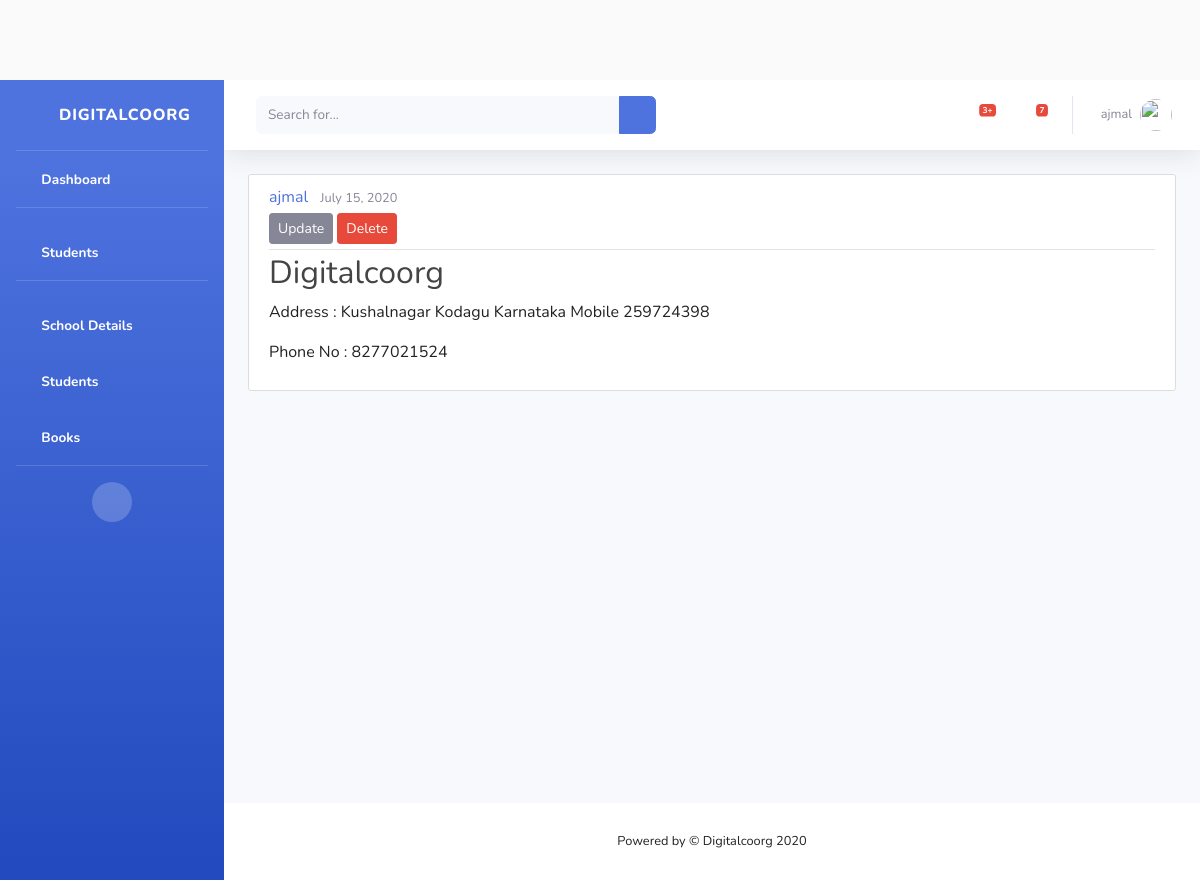
The app's page /students/school_detail/6/ (signed in) with its own data.
### students/models.py (models this page shows, shortened)
class School(models.Model):
    school_name = models.CharField(max_length=250)
    phone_no = models.CharField(max_length=13)
    address = models.TextField()
    date_posted = models.DateTimeField(default=timezone.now)
    author = models.ForeignKey(User, on_delete=models.CASCADE)
    school_manual = models.FileField(upload_to='school_manual', null=True,blank=True)

### students/views.py (the view)
# urls.py: path('school_detail/<int:pk>/', SchoolDetailView.as_view(), name='school-detail'),
class SchoolDetailView(DetailView):
    model = School

### students/templates/students/school_detail.html
{% extends "students/base.html" %}
{% block content %}
    <article class="media content-section">
        <div class="media-body">
        <div class="article-metadata">
            <a class="mr-2" href="#">{{ object.author }}</a>
            <small class="text-muted">{{ object.date_posted|date:"F d, Y" }}</small>
            {% if object.author == user %}
            <div>
                <a class="btn btn-secondary btn-sm mt-1 mb-1" href="{% url 'school-update' object.id %}" >Update</a>
                <a class="btn btn-danger btn-sm mt-1 mb-1" href="{% url 'school-delete' object.id %}" >Delete</a>
            </div>
            {% endif %}
        </div>
        <h2 class="article-title">{{ object.school_name }}</h2>
         <p>Address : {{ school.address }}</p>
         <p>Phone No : {{ school.phone_no }}</p>
        </div>
    </article>
{% endblock content %}

### students/templates/students/base.html (shortened to what this page needs)
{% load static %}
<!DOCTYPE html>
<html lang="en">
<head>
  <link href="{% static 'vendor/fontawesome-free/css/all.min.css' %}" rel="stylesheet" type="text/css">
  <link href="{% static 'css/sb-admin-2.min.css' %}" rel="stylesheet">
  <link rel="stylesheet" type="text/css" href="{% static 'blog/main.css' %}">
</head>
<body id="page-top">
  <div id="wrapper">
    <ul class="navbar-nav bg-gradient-primary sidebar sidebar-dark accordion" id="accordionSidebar">
      <a class="sidebar-brand d-flex align-items-center justify-content-center" href="{% url 'student-home' %}">
        <div class="sidebar-brand-icon rotate-n-15">
          <i class="fas fa-laugh-wink"></i>
        </div>
        <div class="sidebar-brand-text mx-3">Digitalcoorg</div>
      </a>
      <hr class="sidebar-divider my-0">
      <li class="nav-item active">
        <a class="nav-link" href="{% url 'student-home' %}">
          <i class="fas fa-fw fa-tachometer-alt"></i>
          <span>Dashboard</span></a>
      </li>
      <hr class="sidebar-divider">
        <li class="nav-item active">
          <a class="nav-link" href="{% url 'student-home' %}">
            <i class="fas fa-fw fa-tachometer-alt"></i>
            <span>Students</span></a>
        </li>
        <hr class="sidebar-divider">
       <li class="nav-item active">
        <a class="nav-link collapsed" href="{% url 'schools' %}" data-toggle="collapse" data-target="#collapseTwo" aria-expanded="true" aria-controls="collapseTwo">
          <i class="fas fa-fw  fa-university"></i>
          <span>School Details</span>
        </a>
      </li>
      <li class="nav-item active">
        <a class="nav-link collapsed" href="{% url 'student-home' %}" data-toggle="collapse" data-target="#collapseThree" aria-expanded="true" aria-controls="collapseThree">
          <i class="fas fa-fw fa-user-circle"></i>
          <span>Students</span>
        </a>
      </li>
       <li class="nav-item active">
        <a class="nav-link collapsed" href="{% url 'book_list' %}" data-toggle="collapse" data-target="#collapseBook" aria-expanded="true" aria-controls="collapseBook">
          <i class="fas fa-fw fa-book"></i>
          <span>Books</span>
        </a>
      </li>
      <hr class="sidebar-divider d-none d-md-block">
      <div class="text-center d-none d-md-inline">
        <button class="rounded-circle border-0" id="sidebarToggle"></button>
      </div>
    </ul>
    <div id="content-wrapper" class="d-flex flex-column">
      <div id="content">
        <nav class="navbar navbar-expand navbar-light bg-white topbar mb-4 static-top shadow">
          <form class="d-none d-sm-inline-block form-inline mr-auto ml-md-3 my-2 my-md-0 mw-100 navbar-search">
            <div class="input-group">
              <input type="text" class="form-control bg-light border-0 small" placeholder="Search for..." aria-label="Search" aria-describedby="basic-addon2">
              <div class="input-group-append">
                <button class="btn btn-primary" type="button">
                  <i class="fas fa-search fa-sm"></i>
                </button>
              </div>
            </div>
          </form>
          <ul class="navbar-nav ml-auto">
            {% if user.is_authenticated %}
            <li class="nav-item dropdown no-arrow mx-1">
              <a class="nav-link dropdown-toggle" href="#" id="alertsDropdown" role="button" data-toggle="dropdown" aria-haspopup="true" aria-expanded="false">
                <i class="fas fa-bell fa-fw"></i>
                <span class="badge badge-danger badge-counter">3+</span>
              </a>
            </li>
            <li class="nav-item dropdown no-arrow mx-1">
              <a class="nav-link dropdown-toggle" href="#" id="messagesDropdown" role="button" data-toggle="dropdown" aria-haspopup="true" aria-expanded="false">
                <i class="fas fa-envelope fa-fw"></i>
                <span class="badge badge-danger badge-counter">7</span>
              </a>
            </li>
            <li class="nav-item dropdown no-arrow">
              <a class="nav-link dropdown-toggle" href="#" id="userDropdown" role="button" data-toggle="dropdown" aria-haspopup="true" aria-expanded="false">
                <span class="mr-2 d-none d-lg-inline text-gray-600 small">{{ user.username }}</span>
                <img class="img-profile rounded-circle" src="https://source.unsplash.com/QAB-WJcbgJk/60x60">
              </a>
            </li>
            {% endif %}
          </ul>
        </nav>
		<div class="container-fluid">
		<div class="row">
        <div class="col-md-12">
          {% block content %}{% endblock %}
        </div>
      </div>
        </div>
      </div>
      <footer class="sticky-footer bg-white">
        <div class="container my-auto">
          <div class="copyright text-center my-auto">
            <span>Powered by &copy; Digitalcoorg 2020</span>
          </div>
        </div>
      </footer>
    </div>
  </div>
</body>
</html>

### students/static/students/main.css (style rules this page uses)
body { background: #fafafa; color: #222; margin-top: 5rem; }
h1, h2, h3, h4, h5, h6 { color: #222; }
ul { margin: 0; }
.content-section { background: #ffffff; padding: 10px 20px; border: 1px solid #dddddd; border-radius: 3px; margin-bottom: 20px; }
.article-title { color: #444444; }
.article-metadata { padding-bottom: 1px; margin-bottom: 4px; border-bottom: 1px solid #e3e3e3 }

### records on screen
School: author "ajmal", date_posted "July 15, 2020", school_name "Digitalcoorg", address "Kushalnagar Kodagu Karnataka Mobile 259724398", phone_no "8277021524"

### other values on screen
{{ user.username }} "ajmal"
